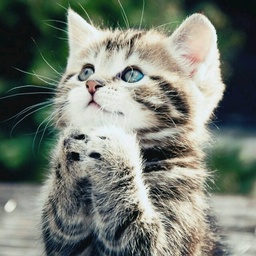
//> input picture pic_in/pic6.JPG, 256 x 256 px, shrunk from 640 x 640 before the run
$ ./main   (built with g++ and OpenCV 4)
//> lines starting //> are read from the running program, lines starting //| are printed output that depends on the picture
#include <iostream>
#include <opencv2/opencv.hpp>
#include <vector>
#include <map>

const float param_13 = 1.0f / 3.0f;
const float param_16116 = 16.0f / 116.0f;
const float Xn = 0.950456f;
const float Yn = 1.0f;
const float Zn = 1.088754f;

using namespace std;
using namespace cv;


float gamma(float x)
{
    return x > 0.04045 ? powf((x + 0.055f) / 1.055f, 2.4f) : (x / 12.92);
}

float gamma_XYZ2RGB(float x)
{
    return x > 0.0031308 ? (1.055f * powf(x, (1 / 2.4f)) - 0.055) : (x * 12.92);
}


void XYZ2RGB(float X, float Y, float Z, int *R, int *G, int *B)
{
    float RR, GG, BB;
    RR = 3.2404542f * X - 1.5371385f * Y - 0.4985314f * Z;
    GG = -0.9692660f * X + 1.8760108f * Y + 0.0415560f * Z;
    BB = 0.0556434f * X - 0.2040259f * Y + 1.0572252f * Z;

    RR = gamma_XYZ2RGB(RR);
    GG = gamma_XYZ2RGB(GG);
    BB = gamma_XYZ2RGB(BB);

    RR = int(RR * 255.0 + 0.5);
    GG = int(GG * 255.0 + 0.5);
    BB = int(BB * 255.0 + 0.5);

    *R = RR;
    *G = GG;
    *B = BB;
}

void Lab2XYZ(float L, float a, float b, float *X, float *Y, float *Z)
{
    float fX, fY, fZ;

    fY = (L + 16.0f) / 116.0;
    fX = a / 500.0f + fY;
    fZ = fY - b / 200.0f;

    if (powf(fY, 3.0) > 0.008856)
        *Y = powf(fY, 3.0);
    else
        *Y = (fY - param_16116) / 7.787f;

    if (powf(fX, 3) > 0.008856)
        *X = fX * fX * fX;
    else
        *X = (fX - param_16116) / 7.787f;

    if (powf(fZ, 3.0) > 0.008856)
        *Z = fZ * fZ * fZ;
    else
        *Z = (fZ - param_16116) / 7.787f;

    (*X) *= (Xn);
    (*Y) *= (Yn);
    (*Z) *= (Zn);
}

void RGB2XYZ(int R, int G, int B, float *X, float *Y, float *Z)
{
    float RR = gamma((float) R / 255.0f);
    float GG = gamma((float) G / 255.0f);
    float BB = gamma((float) B / 255.0f);

    *X = 0.4124564f * RR + 0.3575761f * GG + 0.1804375f * BB;
    *Y = 0.2126729f * RR + 0.7151522f * GG + 0.0721750f * BB;
    *Z = 0.0193339f * RR + 0.1191920f * GG + 0.9503041f * BB;
}

void XYZ2Lab(float X, float Y, float Z, float *L, float *a, float *b)
{
    float fX, fY, fZ;

    X /= Xn;
    Y /= Yn;
    Z /= Zn;

    if (Y > 0.008856f)
        fY = pow(Y, param_13);
    else
        fY = 7.787f * Y + param_16116;

    *L = 116.0f * fY - 16.0f;
    *L = *L > 0.0f ? *L : 0.0f;

    if (X > 0.008856f)
        fX = pow(X, param_13);
    else
        fX = 7.787f * X + param_16116;

    if (Z > 0.008856)
        fZ = pow(Z, param_13);
    else
        fZ = 7.787f * Z + param_16116;

    *a = 500.0f * (fX - fY);
    *b = 200.0f * (fY - fZ);
}

void RGB2Lab(int R, int G, int B, float *L, float *a, float *b)
{
    float X, Y, Z;
    RGB2XYZ(R, G, B, &X, &Y, &Z);
    XYZ2Lab(X, Y, Z, L, a, b);
}

void Lab2RGB(float L, float a, float b, int *R, int *G, int *B)
{
    float X, Y, Z;
    Lab2XYZ(L, a, b, &X, &Y, &Z);
    XYZ2RGB(X, Y, Z, R, G, B);
}

int main()
{
    Mat raw_image = imread("../pic6.jpg");
//> raw_image is the input picture: 256 rows x 256 cols, CV_8UC3; mean B, G, R 114.8, 124.8, 118
    if (raw_image.empty())
    {
        cout << "read error" << endl;
        return 0;
    }
    vector<vector<vector<float>>> image;//x,y,(L,a,b)

    int rows = raw_image.rows;
//> rows = 256
    int cols = raw_image.cols;
//> cols = 256
    cout << "rows:" << rows << " cols:" << cols << endl;
//| rows:256 cols:256
    int N = rows * cols;
//> N = 65536
    //K个超像素
    int K = 150;
    cout << "cluster num:" << K << endl;
    int M = 40;
    //以步距为S的距离划分超像素
    int S = (int) sqrt(N / K);
//> S = 20
    cout << "S:" << S << endl;
//| S:20

    //RGB2Lab
    for (int i = 0; i < rows; i++)
    {
        vector<vector<float>> line;
        for (int j = 0; j < cols; j++)
        {
            vector<float> pixel;
            float L;
            float a;
            float b;

            RGB2Lab(raw_image.at<Vec3b>(i, j)[2], raw_image.at<Vec3b>(i, j)[1], raw_image.at<Vec3b>(i, j)[0], &L, &a,
                    &b);
            pixel.push_back(L);
            pixel.push_back(a);
            pixel.push_back(b);

            line.push_back(pixel);
        }
        image.push_back(line);
    }
//> after the loop, image = 256 items

    cout << "RGB2Lab is finished" << endl;

    //聚类中心，[x y l a b]
    vector<vector<float>> Cluster;

    //生成所有聚类中心
    for (int i = S / 2; i < rows; i += S)
    {
        for (int j = S / 2; j < cols; j += S)
        {
            vector<float> c;
            c.push_back((float) i);
            c.push_back((float) j);
            c.push_back(image[i][j][0]);
            c.push_back(image[i][j][1]);
            c.push_back(image[i][j][2]);

            Cluster.push_back(c);
        }
    }
//> after the loop, Cluster = 169 items
    int cluster_num = Cluster.size();
//> cluster_num = 169
    cout << "init cluster is finished" << endl;

    //获得最小梯度值作为新中心点
    for (int c = 0; c < cluster_num; c++)
    {
        int c_row = (int) Cluster[c][0];
        int c_col = (int) Cluster[c][1];
        //梯度以右侧和下侧两个像素点来计算，分别计算Lab三个的梯度来求和
        //需要保证当前点右侧和下侧是存在的点，否则就向左上移动来替代梯度值
        if (c_row + 1 >= rows)
        {
            c_row = rows - 2;
        }
        if (c_col + 1 >= cols)
        {
            c_col = cols - 2;
        }

        float c_gradient =
                image[c_row + 1][c_col][0] + image[c_row][c_col + 1][0] - 2 * image[c_row][c_col][0] +
                image[c_row + 1][c_col][1] + image[c_row][c_col + 1][1] - 2 * image[c_row][c_col][1] +
                image[c_row + 1][c_col][2] + image[c_row][c_col + 1][2] - 2 * image[c_row][c_col][2];

        for (int i = -1; i <= 1; i++)
        {
            for (int j = -1; j <= 1; j++)
            {
                int tmp_row = c_row + i;
                int tmp_col = c_col + j;

                if (tmp_row + 1 >= rows)
                {
                    tmp_row = rows - 2;
                }
                if (tmp_col + 1 >= cols)
                {
                    tmp_col = cols - 2;
                }

                float tmp_gradient =
                        image[tmp_row + 1][tmp_col][0] + image[tmp_row][tmp_col + 1][0] -
                        2 * image[tmp_row][tmp_col][0] + image[tmp_row + 1][tmp_col][1] +
                        image[tmp_row][tmp_col + 1][1] - 2 * image[tmp_row][tmp_col][1] +
                        image[tmp_row + 1][tmp_col][2] + image[tmp_row][tmp_col + 1][2] -
                        2 * image[tmp_row][tmp_col][2];

                if (tmp_gradient < c_gradient)
                {
                    Cluster[c][0] = (float) tmp_row;
                    Cluster[c][1] = (float) tmp_col;
                    Cluster[c][2] = image[tmp_row][tmp_col][0];
                    Cluster[c][3] = image[tmp_row][tmp_col][1];
                    Cluster[c][3] = image[tmp_row][tmp_col][2];
                    c_gradient = tmp_gradient;
                }
            }
        }
    }
//> this loop made 169 passes
//> c_gradient on passes 1 to 3: -1.26, -0.585, -3.93

    cout << "move cluster is finished";

    //创建一个dis的矩阵for each pixel = ∞
    vector<vector<double>> distance;
    for (int i = 0; i < rows; ++i)
    {
        vector<double> tmp;
        for (int j = 0; j < cols; ++j)
        {
            tmp.push_back(INT_MAX);
        }
        distance.push_back(tmp);
    }

    //创建一个dis的矩阵for each pixel = -1
    vector<vector<int>> label;
    for (int i = 0; i < rows; ++i)
    {
        vector<int> tmp;
        for (int j = 0; j < cols; ++j)
        {
            tmp.push_back(-1);
        }
        label.push_back(tmp);
    }

    //为每一个Cluster创建一个pixel集合
    vector<vector<vector<int>>> pixel(Cluster.size());
//> pixel = 169 items

    //核心代码部分，迭代计算
    for (int t = 0; t < 10; t++)
    {
        cout << endl << "iteration num:" << t + 1 << "  ";
        //遍历所有的中心点,在2S范围内进行像素搜索
        int c_num = 0;
        for (int c = 0; c < cluster_num; c++)
        {
            if (c - c_num >= (cluster_num / 10))
            {
                cout << "+";
                c_num = c;
            }
            int c_row = (int) Cluster[c][0];
            int c_col = (int) Cluster[c][1];
            float c_L = Cluster[c][2];
            float c_a = Cluster[c][3];
            float c_b = Cluster[c][4];
            for (int i = c_row - 2 * S; i <= c_row + 2 * S; i++)
            {
                if (i < 0 || i >= rows)
                {
                    continue;
                }

                for (int j = c_col - 2 * S; j <= c_col + 2 * S; j++)
                {
                    if (j < 0 || j >= cols)
                    {
                        continue;
                    }

                    float tmp_L = image[i][j][0];
                    float tmp_a = image[i][j][1];
                    float tmp_b = image[i][j][2];

                    double Dc = sqrt((tmp_L - c_L) * (tmp_L - c_L) + (tmp_a - c_a) * (tmp_a - c_a) +
                                     (tmp_b - c_b) * (tmp_b - c_b));
                    double Ds = sqrt((i - c_row) * (i - c_row) + (j - c_col) * (j - c_col));
                    double D = sqrt((Dc / (double) M) * (Dc / (double) M) + (Ds / (double) S) * (Ds / (double) S));

                    if (D < distance[i][j])
                    {
                        if (label[i][j] == -1)
                        {//还没有被标记过
                            label[i][j] = c;

                            vector<int> point;
                            point.push_back(i);
                            point.push_back(j);
                            pixel[c].push_back(point);
                        }
                        else
                        {
                            int old_cluster = label[i][j];
                            vector<vector<int>>::iterator iter;
                            for (iter = pixel[old_cluster].begin(); iter != pixel[old_cluster].end(); iter++)
                            {
                                if ((*iter)[0] == i && (*iter)[1] == j)
                                {
                                    pixel[old_cluster].erase(iter);
                                    break;
                                }
                            }

                            label[i][j] = c;

                            vector<int> point;
                            point.push_back(i);
                            point.push_back(j);
                            pixel[c].push_back(point);
                        }
                        distance[i][j] = D;
                    }
                }
            }
        }

        cout << " start update cluster";

        for (int c = 0; c < Cluster.size(); c++)
        {
            int sum_i = 0;
            int sum_j = 0;
            int number = 0;
            for (int p = 0; p < pixel[c].size(); p++)
            {
                sum_i += pixel[c][p][0];
                sum_j += pixel[c][p][1];
                number++;
            }

            int tmp_i = (int) ((double) sum_i / (double) number);
            int tmp_j = (int) ((double) sum_j / (double) number);

            Cluster[c][0] = (float) tmp_i;
            Cluster[c][1] = (float) tmp_j;
            Cluster[c][2] = image[tmp_i][tmp_j][0];
            Cluster[c][3] = image[tmp_i][tmp_j][1];
            Cluster[c][4] = image[tmp_i][tmp_j][2];
        }
    }

    //导出Lab空间的矩阵
    vector<vector<vector<float>>> out_image = image;//x,y,(L,a,b)
//> out_image = 256 items
    for (int c = 0; c < Cluster.size(); c++)
    {
        for (int p = 0; p < pixel[c].size(); p++)
        {
            out_image[pixel[c][p][0]][pixel[c][p][1]][0] = Cluster[c][2];
            out_image[pixel[c][p][0]][pixel[c][p][1]][1] = Cluster[c][3];
            out_image[pixel[c][p][0]][pixel[c][p][1]][2] = Cluster[c][4];
        }
        out_image[(int) Cluster[c][0]][(int) Cluster[c][1]][0] = 0;
        out_image[(int) Cluster[c][0]][(int) Cluster[c][1]][1] = 0;
        out_image[(int) Cluster[c][0]][(int) Cluster[c][1]][2] = 0;
    }
    cout << endl << "export image mat finished" << endl;
    Mat print_image = raw_image.clone();
    for (int i = 0; i < rows; i++)
    {
        for (int j = 0; j < cols; j++)
        {
            float L = out_image[i][j][0];
            float a = out_image[i][j][1];
            float b = out_image[i][j][2];

            int R, G, B;
            Lab2RGB(L, a, b, &R, &G, &B);
            Vec3b vec3b;
            vec3b[0] = B;
            vec3b[1] = G;
            vec3b[2] = R;
            print_image.at<Vec3b>(i, j) = vec3b;
        }
    }
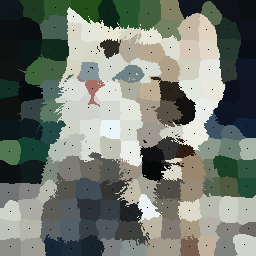
//> print_image: 256 rows x 256 cols, CV_8UC3; mean B, G, R 112.8, 121.9, 115.1

    imshow("print_image", print_image);
    waitKey(0);  //暂停，保持图像显示，等待按键结束
    return 0;
}

$ run again, with pic_in/pic5.jpg copied over pic_in/pic6.JPG
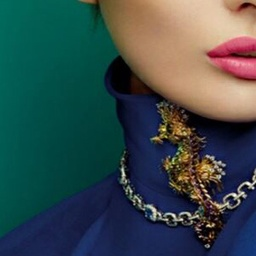
//> input picture pic_in/pic5.jpg, 256 x 256 px, shrunk from 300 x 300 before the run
//> raw_image is the input picture: 256 rows x 256 cols, CV_8UC3; mean B, G, R 75.7, 74.9, 55.8
//| rows:256 cols:256
//| S:20
//> after the loop `for (int i = 0; i < rows; i++)`: image = 256 items
//> after the loop `for (int i = S / 2; i < rows; i += S)`: Cluster = 169 items
//> cluster_num = 169
//> the loop `for (int c = 0; c < cluster_num; c++)` made 169 passes
//> c_gradient on passes 1 to 3: -0.571, -0.814, 0
//> pixel = 169 items
//> out_image = 256 items
//> after the loop `for (int i = 0; i < rows; i++)`:
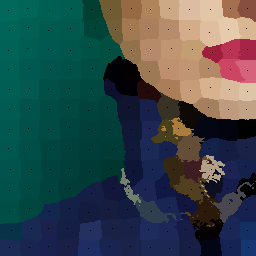
//> print_image: 256 rows x 256 cols, CV_8UC3; mean B, G, R 74.6, 72.7, 53.8

$ run again, with pic_in/pic1.png saved as pic_in/pic6.JPG
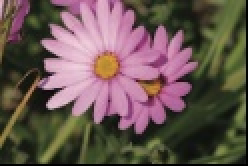
//> input picture pic_in/pic1.png, 124 x 83 px (shown 2 times larger)
//> raw_image is the input picture: 83 rows x 124 cols, CV_8UC3; mean B, G, R 81.3, 86.5, 104.9
//| rows:83 cols:124
//| S:8
//> after the loop `for (int i = 0; i < rows; i++)`: image = 83 items
//> after the loop `for (int i = S / 2; i < rows; i += S)`: Cluster = 150 items
//> cluster_num = 150
//> the loop `for (int c = 0; c < cluster_num; c++)` made 150 passes
//> c_gradient on passes 1 to 8: -22.22, -30.72, -1.35, -0.635, -5.86, -12.14, -13.19, -18.3
//> pixel = 150 items
//> out_image = 83 items
//> the loop `for (int c = 0; c < Cluster.size(); c++)` made 150 passes
//> after the loop `for (int i = 0; i < rows; i++)`:
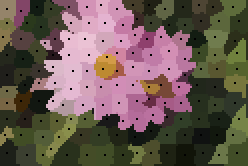
//> print_image: 83 rows x 124 cols, CV_8UC3 (shown 2 times larger); mean B, G, R 82.6, 89.6, 107.1
